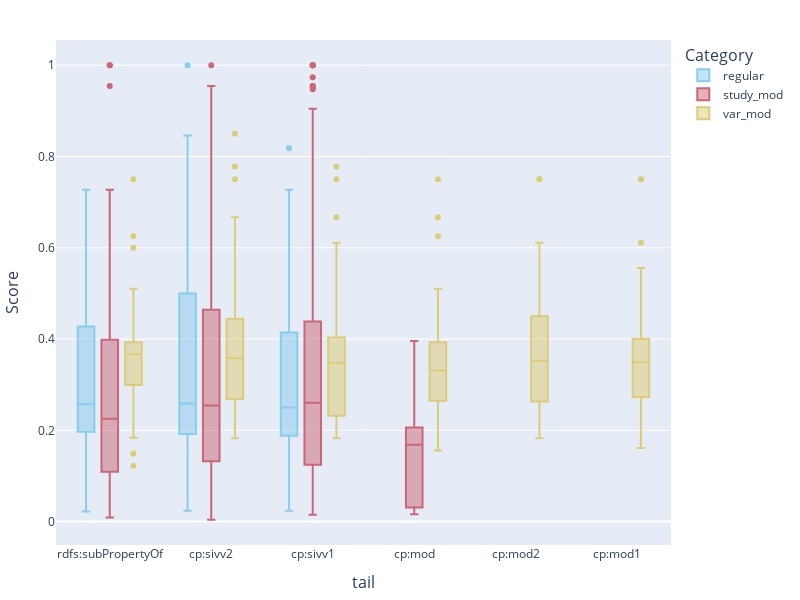

Notebook cell for this chart:
### Code cell
df_violin = rules_effect_exploded[ \
    (rules_effect_exploded["head"].isin(["cp:hasPositiveEffectOn"])) & \
        (~rules_effect_exploded["tail"].isin(["cp:hasPositiveEffectOn", "cp:hasNegativeEffectOn"]))]

colorblind_palette = ['#1f77b4', '#ff7f0e']  # Blue and orange colors for two categories
color_palette = px.colors.qualitative.Safe
# Create the box plot using Plotly Express
fig = px.box(
    df_violin,
    x='tail',
    y='score',
    color='th',
    # points='all',
    # title='Box Plot with Colorblind-Friendly Palette',
    labels={
        'head': 'Effect Type',
        'score': 'Score',
        'th': 'Category'
    },
    # color_discrete_sequence=colorblind_palette  # Use colorblind-friendly palette
    color_discrete_sequence=color_palette

)

# Update layout for better readability
fig.update_layout(
    title_font_size=20,
    title_x=0.5,  # Center the title
    xaxis_title_font_size=16,
    yaxis_title_font_size=16,
    legend_title_font_size=16,
    legend_font_size=12,
    margin=dict(l=40, r=40, t=40, b=40),  # Adjust margins
    width=800,  # Set the width of the plot
    height=600  # Set the height of the plot
)

# Show the plot
fig.write_image("../visualisations/anyburl_boxplot_positive_effect.pdf", format='pdf')
fig.show()

### Figure 1 — Plotly figure (JSON) as saved in the notebook; plotly's stock layout.template omitted (floating-point values rounded to 4 significant figures; data arrays with more than 128 entries replaced by an {"elided": "..."} marker saying what was removed)
{"data": [{"alignmentgroup": "True", "hovertemplate": "Category=regular<br>tail=%{x}<br>Score=%{y}<extra></extra>", "legendgroup": "regular", "marker": {"color": "rgb(136, 204, 238)"}, "name": "regular", "notched": false, "offsetgroup": "regular", "orientation": "v", "showlegend": true, "type": "box", "x": {"elided": "219 str values"}, "x0": " ", "xaxis": "x", "y": {"elided": "219 float values"}, "y0": " ", "yaxis": "y"}, {"alignmentgroup": "True", "hovertemplate": "Category=study_mod<br>tail=%{x}<br>Score=%{y}<extra></extra>", "legendgroup": "study_mod", "marker": {"color": "rgb(204, 102, 119)"}, "name": "study_mod", "notched": false, "offsetgroup": "study_mod", "orientation": "v", "showlegend": true, "type": "box", "x": {"elided": "556 str values"}, "x0": " ", "xaxis": "x", "y": {"elided": "556 float values"}, "y0": " ", "yaxis": "y"}, {"alignmentgroup": "True", "hovertemplate": "Category=var_mod<br>tail=%{x}<br>Score=%{y}<extra></extra>", "legendgroup": "var_mod", "marker": {"color": "rgb(221, 204, 119)"}, "name": "var_mod", "notched": false, "offsetgroup": "var_mod", "orientation": "v", "showlegend": true, "type": "box", "x": {"elided": "176 str values"}, "x0": " ", "xaxis": "x", "y": {"elided": "176 float values"}, "y0": " ", "yaxis": "y"}], "layout": {"boxmode": "group", "height": 600, "legend": {"font": {"size": 12}, "title": {"font": {"size": 16}, "text": "Category"}, "tracegroupgap": 0}, "margin": {"b": 40, "l": 40, "r": 40, "t": 40}, "title": {"font": {"size": 20}, "x": 0.5}, "width": 800, "xaxis": {"anchor": "y", "domain": [0, 1], "title": {"font": {"size": 16}, "text": "tail"}}, "yaxis": {"anchor": "x", "domain": [0, 1], "title": {"font": {"size": 16}, "text": "Score"}}}}
